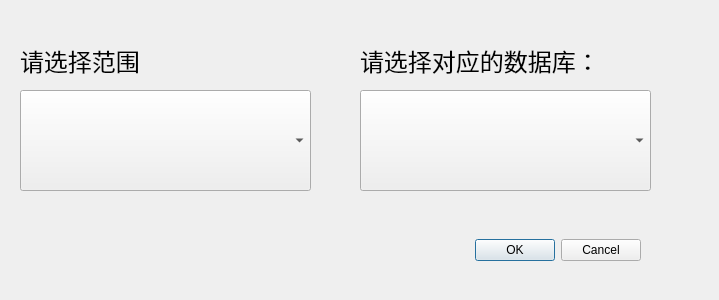
<?xml version="1.0" encoding="UTF-8"?>
<ui version="4.0">
 <class>Dialog_select_database</class>
 <widget class="QDialog" name="Dialog_select_database">
  <property name="geometry">
   <rect>
    <x>0</x>
    <y>0</y>
    <width>719</width>
    <height>300</height>
   </rect>
  </property>
  <property name="windowTitle">
   <string>Dialog</string>
  </property>
  <widget class="QDialogButtonBox" name="buttonBox">
   <property name="geometry">
    <rect>
     <x>270</x>
     <y>220</y>
     <width>371</width>
     <height>61</height>
    </rect>
   </property>
   <property name="orientation">
    <enum>Qt::Horizontal</enum>
   </property>
   <property name="standardButtons">
    <set>QDialogButtonBox::Cancel|QDialogButtonBox::Ok</set>
   </property>
  </widget>
  <widget class="QComboBox" name="comboBox_selectdb">
   <property name="geometry">
    <rect>
     <x>360</x>
     <y>90</y>
     <width>291</width>
     <height>101</height>
    </rect>
   </property>
   <property name="font">
    <font>
     <family>Times New Roman</family>
     <pointsize>26</pointsize>
    </font>
   </property>
  </widget>
  <widget class="QLabel" name="label">
   <property name="geometry">
    <rect>
     <x>360</x>
     <y>30</y>
     <width>301</width>
     <height>61</height>
    </rect>
   </property>
   <property name="font">
    <font>
     <family>幼圆</family>
     <pointsize>18</pointsize>
    </font>
   </property>
   <property name="text">
    <string>请选择对应的数据库：</string>
   </property>
  </widget>
  <widget class="QLabel" name="label_2">
   <property name="geometry">
    <rect>
     <x>20</x>
     <y>30</y>
     <width>151</width>
     <height>61</height>
    </rect>
   </property>
   <property name="font">
    <font>
     <family>幼圆</family>
     <pointsize>18</pointsize>
    </font>
   </property>
   <property name="text">
    <string>请选择范围</string>
   </property>
  </widget>
  <widget class="QComboBox" name="comboBox_aspect">
   <property name="geometry">
    <rect>
     <x>20</x>
     <y>90</y>
     <width>291</width>
     <height>101</height>
    </rect>
   </property>
   <property name="font">
    <font>
     <family>Times New Roman</family>
     <pointsize>26</pointsize>
    </font>
   </property>
  </widget>
 </widget>
 <resources/>
 <connections>
  <connection>
   <sender>buttonBox</sender>
   <signal>accepted()</signal>
   <receiver>Dialog_select_database</receiver>
   <slot>accept()</slot>
   <hints>
    <hint type="sourcelabel">
     <x>248</x>
     <y>254</y>
    </hint>
    <hint type="destinationlabel">
     <x>157</x>
     <y>274</y>
    </hint>
   </hints>
  </connection>
  <connection>
   <sender>buttonBox</sender>
   <signal>rejected()</signal>
   <receiver>Dialog_select_database</receiver>
   <slot>reject()</slot>
   <hints>
    <hint type="sourcelabel">
     <x>316</x>
     <y>260</y>
    </hint>
    <hint type="destinationlabel">
     <x>286</x>
     <y>274</y>
    </hint>
   </hints>
  </connection>
 </connections>
</ui>
